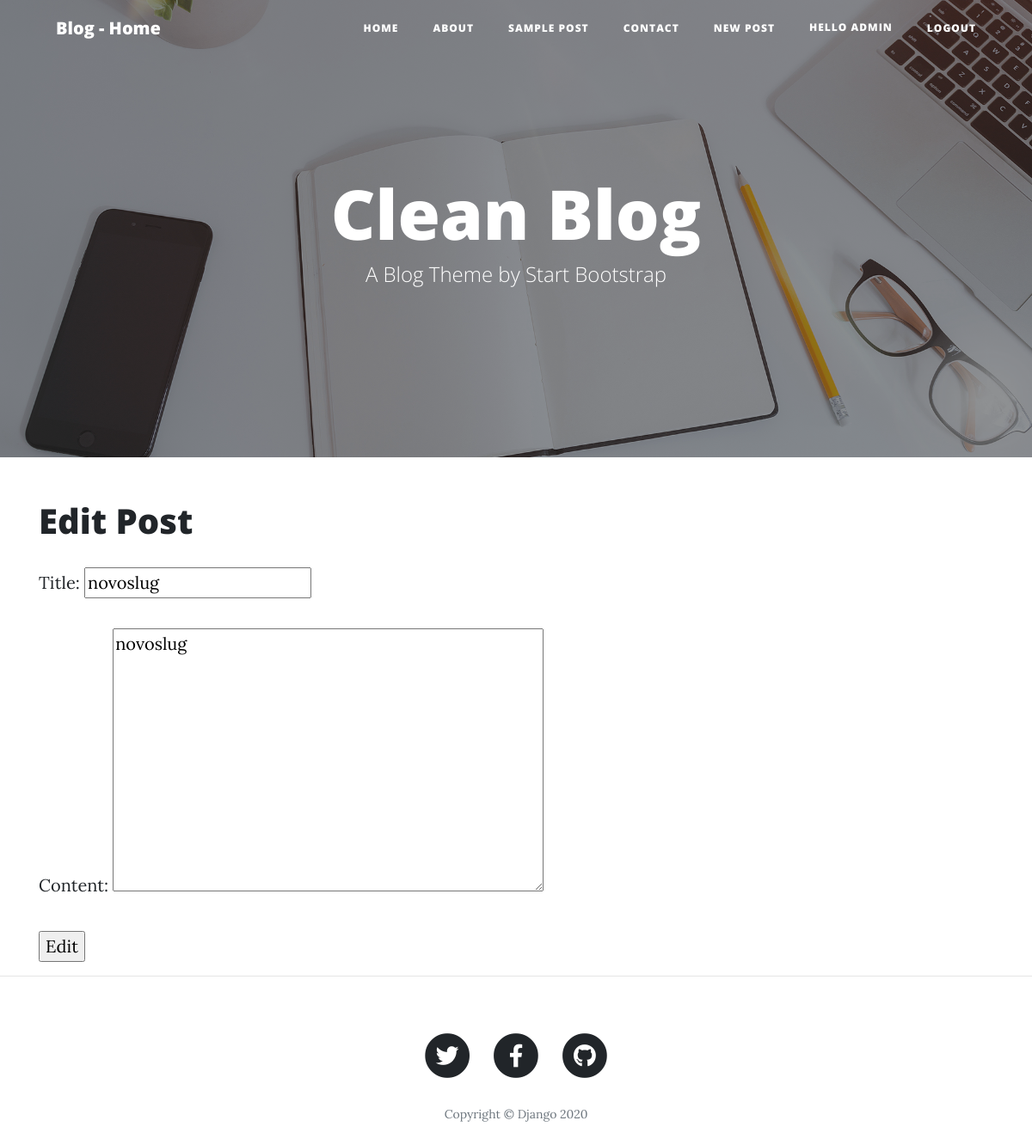
/post/11/edit (signed in), run on an earlier commit of the app's database.
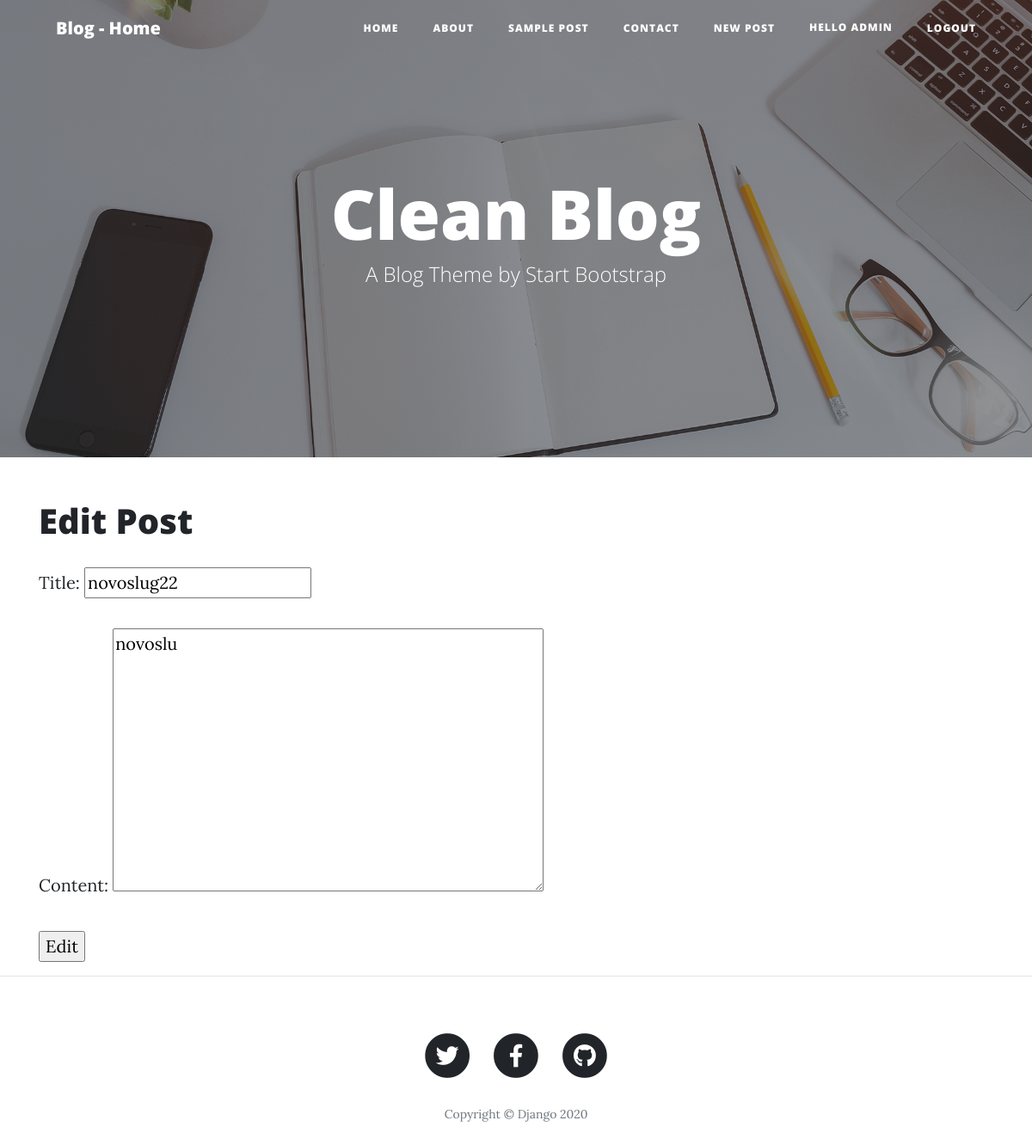
And on a later commit of the database.
### blog/models.py (models this page shows, shortened)
class Post(models.Model):
    STATUS  =   (
        ('rascunho','Rascunho'),
        ('publicado','Publicado'),
    )
    title  =   models.CharField(max_length=250)
    slug    =   models.SlugField(max_length=250)#http://site.com/noticias/campeonato-braisleiro-2020/01/02/2020
    author  =   models.ForeignKey(User,
                                    on_delete=models.CASCADE)
    content =   models.TextField()
    published = models.DateTimeField(default=timezone.now)
    created =   models.DateTimeField(auto_now_add=True)
    changed =   models.DateTimeField(auto_now=True)
    status  =   models.CharField(max_length=10,
                                    choices=STATUS,
                                    default='rascunhos')
    objects = models.Manager()
    publish = PublishedManager()
    class Meta:
        ordering = ('-published',)

### blog/views.py (the view, shortened to what this page needs)
# urls.py: path('post/<int:pk>/edit', views.BlogUpdateView.as_view(),name='post_edit'),
class BlogUpdateView(SuccessMessageMixin, UpdateView):
        model = Post
        template_name = 'blog/post_edit.html'
        fields = ('title','content')
        success_message = "%(field)s was edited successfully"

### blog/templates/blog/post_edit.html (shortened to what this page needs)
{% extends 'base.html' %}
{% block content %}
<h1>Edit Post</h1>
{% if user.is_authenticated %}
<form action="" method="post">{% csrf_token %}
        {{form.as_p}}
        <input type="submit" value="Edit">
</form>
{% endif %}
{% endblock content %}

What changed in the data, as far as the page shows it:
changed Post: title "novoslug" → "novoslug22"; content "novoslug" → "novoslu"
